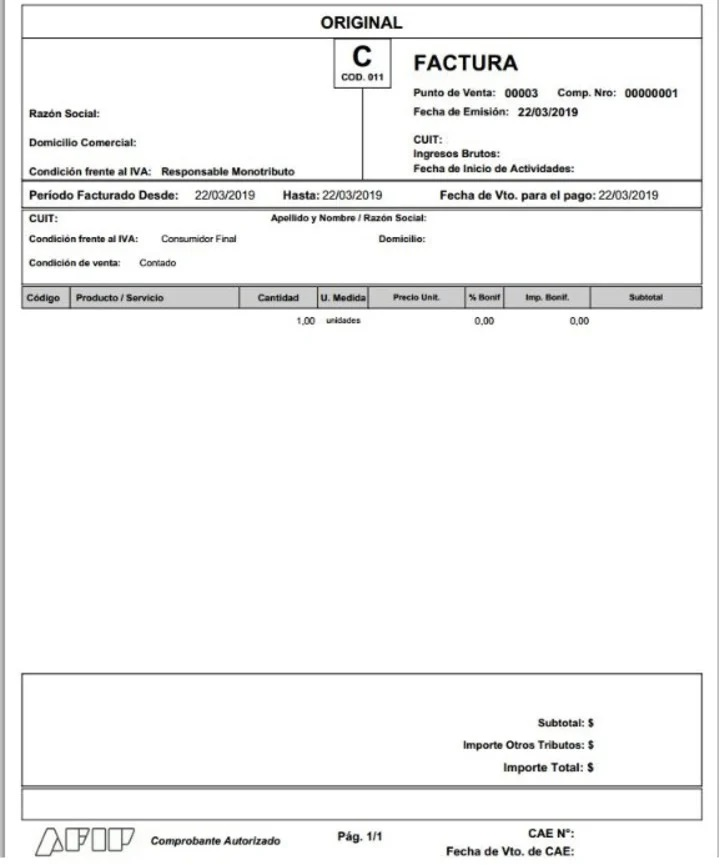
#> input picture src/backend/tests/test_invoice.jpg, 720 x 865 px
$ python -i universal_image_preprocessor.py   (imports and definitions only)
#> lines starting #> are read from the running program, lines starting #| are printed output that depends on the picture; after the words box and inside, x2 and y2 are one past the last pixel; in counts of white or black regions, pixels touching at a corner belong together
#!/usr/bin/env python3
"""
Preprocesador universal de imágenes para OCR
Maneja cualquier tipo de documento: facturas, DNI, recibos, etc.
"""

import cv2
import numpy as np
from PIL import Image, ImageEnhance, ImageFilter
import logging
from typing import Tuple, Optional, Dict, Any
from pathlib import Path
import json

logger = logging.getLogger(__name__)

class UniversalImagePreprocessor:
    """
    Preprocesador universal que optimiza cualquier imagen para OCR
    """

    def __init__(self):
        self.preprocessing_config = {
            'auto_rotate': True,
            'auto_contrast': True,
            'auto_denoise': True,
            'auto_skew_correction': True,
            'auto_perspective_correction': True,
            'enhance_text': True,
            'remove_background': True
        }

    def preprocess_image(self, image_path: str, document_type: str = "UNKNOWN") -> Dict[str, Any]:
        """
        Preprocesa una imagen para optimizar el OCR

        Args:
            image_path: Ruta a la imagen
            document_type: Tipo de documento (FACTURA, DNI, RECIBO, etc.)

        Returns:
            Dict con la imagen procesada y metadatos
        """
        try:
            # Cargar imagen
            original_image = self._load_image(image_path)
            if original_image is None:
                raise ValueError("No se pudo cargar la imagen")

            # Detectar tipo de documento si no se especifica
            if document_type == "UNKNOWN":
                document_type = self._detect_document_type(original_image)

            # Aplicar preprocesamiento específico según el tipo
            processed_image = self._apply_document_specific_preprocessing(original_image, document_type)

            # Aplicar preprocesamiento universal
            processed_image = self._apply_universal_preprocessing(processed_image)

            # Validar calidad de la imagen procesada
            quality_score = self._assess_image_quality(processed_image)

            return {
                'processed_image': processed_image,
                'original_image': original_image,
                'document_type': document_type,
                'quality_score': quality_score,
                'preprocessing_applied': self._get_applied_preprocessing(),
                'recommendations': self._get_quality_recommendations(quality_score)
            }

        except Exception as e:
            logger.error(f"Error preprocesando imagen {image_path}: {e}")
            raise

    def _load_image(self, image_path: str) -> Optional[np.ndarray]:
        """Carga una imagen desde archivo"""
#> called with image_path = '../tests/test_invoice.jpg'
        try:
            # Intentar con OpenCV primero
            image = cv2.imread(image_path)
#> image is the input picture: shape (865, 720, 3); mean B, G, R 243.5, 243.7, 243.6
            if image is not None:
                return image

            # Si falla, intentar con PIL y convertir
            pil_image = Image.open(image_path)
            if pil_image.mode != 'RGB':
                pil_image = pil_image.convert('RGB')

            # Convertir PIL a OpenCV
            image = cv2.cvtColor(np.array(pil_image), cv2.COLOR_RGB2BGR)
            return image

        except Exception as e:
            logger.error(f"Error cargando imagen {image_path}: {e}")
            return None

    def _detect_document_type(self, image: np.ndarray) -> str:
        """
        Detecta el tipo de documento basado en características visuales
        """
        try:
            # Convertir a escala de grises para análisis
            gray = cv2.cvtColor(image, cv2.COLOR_BGR2GRAY)

            # Detectar características específicas
            features = self._extract_document_features(gray)

            # Clasificar basado en características
            if features['has_barcode'] and features['aspect_ratio'] > 1.5:
                return "DNI"
            elif features['has_table_structure'] and features['text_density'] > 0.3:
                return "FACTURA"
            elif features['has_logo'] and features['text_density'] > 0.2:
                return "RECIBO"
            elif features['aspect_ratio'] < 1.2 and features['text_density'] > 0.4:
                return "TARJETA"
            else:
                return "DOCUMENTO_GENERAL"

        except Exception as e:
            logger.warning(f"Error detectando tipo de documento: {e}")
            return "DOCUMENTO_GENERAL"

    def _extract_document_features(self, gray_image: np.ndarray) -> Dict[str, Any]:
        """Extrae características del documento para clasificación"""
        features = {
            'aspect_ratio': gray_image.shape[1] / gray_image.shape[0],
            'text_density': 0.0,
            'has_barcode': False,
            'has_table_structure': False,
            'has_logo': False,
            'brightness': 0.0,
            'contrast': 0.0
        }

        try:
            # Calcular densidad de texto
            edges = cv2.Canny(gray_image, 50, 150)
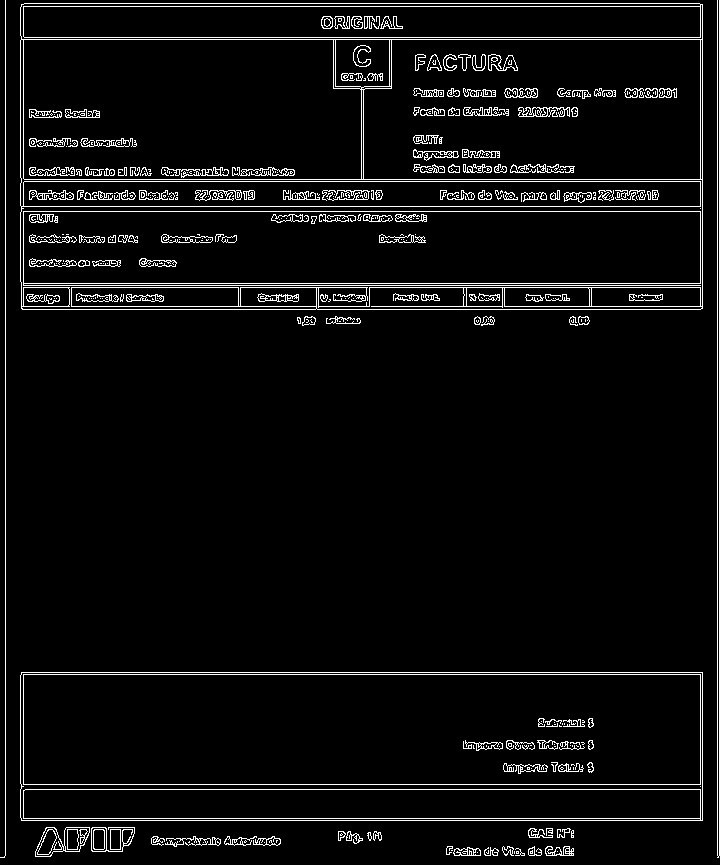
#> edges: shape (865, 720); 5.1% white in thin lines or dots
            text_pixels = np.sum(edges > 0)
#> text_pixels = 31777
            total_pixels = gray_image.shape[0] * gray_image.shape[1]
            features['text_density'] = text_pixels / total_pixels

            # Detectar códigos de barras
            features['has_barcode'] = self._detect_barcode(gray_image)

            # Detectar estructura de tabla
            features['has_table_structure'] = self._detect_table_structure(gray_image)

            # Detectar logo
            features['has_logo'] = self._detect_logo(gray_image)

            # Calcular brillo y contraste
            features['brightness'] = np.mean(gray_image)
            features['contrast'] = np.std(gray_image)

        except Exception as e:
            logger.warning(f"Error extrayendo características: {e}")

        return features

    def _detect_barcode(self, gray_image: np.ndarray) -> bool:
        """Detecta si hay códigos de barras en la imagen"""
        try:
            # Detectar líneas horizontales (códigos de barras)
            horizontal_kernel = cv2.getStructuringElement(cv2.MORPH_RECT, (25, 1))
            horizontal_lines = cv2.morphologyEx(gray_image, cv2.MORPH_OPEN, horizontal_kernel)
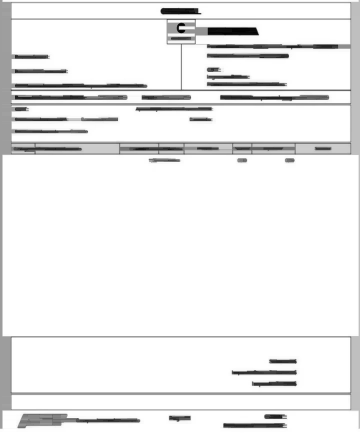
#> horizontal_lines: shape (865, 720) (shown at 1/2 size); min 0, max 255, mean 237

            # Contar líneas horizontales
            contours, _ = cv2.findContours(horizontal_lines, cv2.RETR_EXTERNAL, cv2.CHAIN_APPROX_SIMPLE)
#> contours = [[[0, 0], [0, 864], [719, 864], [719, 0]]]
            return len(contours) > 5

        except:
            return False

    def _detect_table_structure(self, gray_image: np.ndarray) -> bool:
        """Detecta si hay estructura de tabla"""
        try:
            # Detectar líneas horizontales y verticales
            horizontal_kernel = cv2.getStructuringElement(cv2.MORPH_RECT, (40, 1))
            vertical_kernel = cv2.getStructuringElement(cv2.MORPH_RECT, (1, 40))

            horizontal_lines = cv2.morphologyEx(gray_image, cv2.MORPH_OPEN, horizontal_kernel)
            vertical_lines = cv2.morphologyEx(gray_image, cv2.MORPH_OPEN, vertical_kernel)
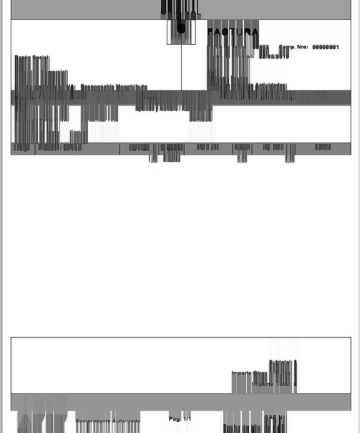
#> vertical_lines: shape (865, 720) (shown at 1/2 size); min 0, max 255, mean 220.4

            # Contar líneas
            h_contours, _ = cv2.findContours(horizontal_lines, cv2.RETR_EXTERNAL, cv2.CHAIN_APPROX_SIMPLE)
#> h_contours = [[[0, 0], [0, 864], [719, 864], [719, 0]]]
            v_contours, _ = cv2.findContours(vertical_lines, cv2.RETR_EXTERNAL, cv2.CHAIN_APPROX_SIMPLE)
#> v_contours = [[[0, 0], [0, 864], [719, 864], [719, 0]]]

            return len(h_contours) > 3 and len(v_contours) > 3

        except:
            return False

    def _detect_logo(self, gray_image: np.ndarray) -> bool:
        """Detecta si hay un logo en la imagen"""
        try:
            # Buscar regiones con alta densidad de píxeles blancos (logos típicamente)
            _, binary = cv2.threshold(gray_image, 200, 255, cv2.THRESH_BINARY)
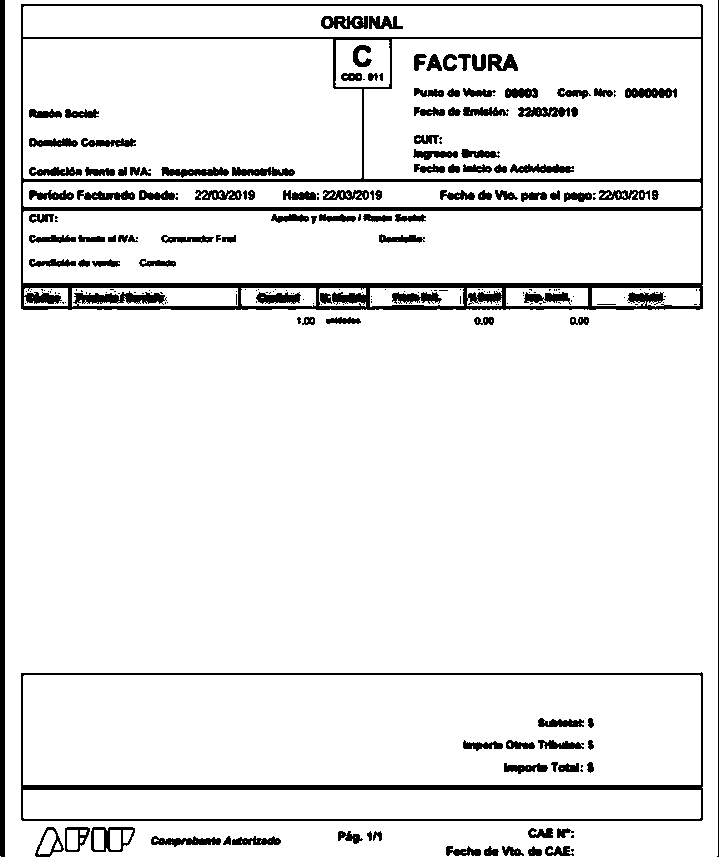
#> binary: shape (865, 720); 91.8% white; 238 black regions (119 under 20 px)
            contours, _ = cv2.findContours(binary, cv2.RETR_EXTERNAL, cv2.CHAIN_APPROX_SIMPLE)
#> contours = 1 contour; box (x1, y1, x2, y2) and area: (0, 0, 720, 865) 615218

            # Buscar contornos grandes que podrían ser logos
            for contour in contours:
                area = cv2.contourArea(contour)
                if area > 1000:  # Área mínima para considerar logo
                    return True
#> this loop made 1 pass
#> area on pass 1: 615217.5
#> in _detect_document_type, `features = self._extract_document_features(gray)`: features = {'aspect_ratio': 0.832, 'text_density': 0.051, 'has_barcode': False, 'has_table_structure': False, 'has_logo': True, 'brightness': 243.7, 'contrast': 34.4}
#> in preprocess_image, `document_type = self._detect_document_type(original_image)`: document_type = 'DOCUMENTO_GENERAL'

            return False

        except:
            return False

    def _apply_document_specific_preprocessing(self, image: np.ndarray, document_type: str) -> np.ndarray:
        """Aplica preprocesamiento específico según el tipo de documento"""
        processed = image.copy()

        if document_type == "DNI":
            # Para DNI: mejorar contraste y corregir perspectiva
            processed = self._enhance_contrast(processed, factor=1.5)
            processed = self._correct_perspective(processed)

        elif document_type == "FACTURA":
            # Para facturas: mejorar texto y estructura de tabla
            processed = self._enhance_text_clarity(processed)
            processed = self._improve_table_structure(processed)

        elif document_type == "RECIBO":
            # Para recibos: mejorar legibilidad general
            processed = self._enhance_readability(processed)

        return processed

    def _apply_universal_preprocessing(self, image: np.ndarray) -> np.ndarray:
        """Aplica preprocesamiento universal a cualquier imagen"""
        processed = image.copy()

        # 1. Corrección de rotación automática
        if self.preprocessing_config['auto_rotate']:
            processed = self._auto_rotate(processed)

        # 2. Corrección de perspectiva
        if self.preprocessing_config['auto_perspective_correction']:
            processed = self._correct_perspective(processed)

        # 3. Mejora de contraste
        if self.preprocessing_config['auto_contrast']:
            processed = self._enhance_contrast(processed)

        # 4. Reducción de ruido
        if self.preprocessing_config['auto_denoise']:
            processed = self._denoise(processed)

        # 5. Mejora de texto
        if self.preprocessing_config['enhance_text']:
            processed = self._enhance_text_clarity(processed)

        # 6. Corrección de sesgo
        if self.preprocessing_config['auto_skew_correction']:
            processed = self._correct_skew(processed)

        # 7. Remoción de fondo
        if self.preprocessing_config['remove_background']:
            processed = self._remove_background(processed)

        return processed

    def _auto_rotate(self, image: np.ndarray) -> np.ndarray:
        """Corrige automáticamente la rotación de la imagen"""
        try:
            gray = cv2.cvtColor(image, cv2.COLOR_BGR2GRAY)
            edges = cv2.Canny(gray, 50, 150, apertureSize=3)

            # Detectar líneas
            lines = cv2.HoughLines(edges, 1, np.pi/180, threshold=100)
#> lines = 422 rows, first 8: [717, 0], [5, 0], [719, 0], [39, 1.57], [672, 1.57], [820, 1.57], [206, 1.57], [6, 1.57]

            if lines is not None:
                angles = []
                for line in lines:
                    rho, theta = line[0]
                    angle = theta * 180 / np.pi
                    if -45 <= angle <= 45:
                        angles.append(angle)
#> this loop made 422 passes
#> (rho, theta, angle) on passes 1 to 3: (717, 0, 0), (5, 0, 0), (719, 0, 0)
#> after the loop, angles = [0, 0, 0, 0, 0, 0, 0, 0, 0, 1, 2, 1, 1, 1, 1, 1, 1, 1, 1, 2, 2]

                if angles:
                    # Calcular ángulo promedio
                    avg_angle = np.median(angles)
#> avg_angle = 1

                    # Rotar si el ángulo es significativo
                    if abs(avg_angle) > 1:
                        h, w = image.shape[:2]
                        center = (w // 2, h // 2)
                        rotation_matrix = cv2.getRotationMatrix2D(center, avg_angle, 1.0)
                        image = cv2.warpAffine(image, rotation_matrix, (w, h), flags=cv2.INTER_CUBIC, borderMode=cv2.BORDER_REPLICATE)

            return image

        except Exception as e:
            logger.warning(f"Error en auto-rotación: {e}")
            return image

    def _correct_perspective(self, image: np.ndarray) -> np.ndarray:
        """Corrige la perspectiva de la imagen"""
        try:
            gray = cv2.cvtColor(image, cv2.COLOR_BGR2GRAY)

            # Detectar contornos
            edges = cv2.Canny(gray, 50, 150)
            contours, _ = cv2.findContours(edges, cv2.RETR_EXTERNAL, cv2.CHAIN_APPROX_SIMPLE)
#> contours = 42 contours, 19 with area under 20; largest, box (x1, y1, x2, y2) and area: (20, 3, 703, 310) 208638, (20, 672, 703, 821) 100926, (35, 827, 90, 857) 1043, (91, 827, 135, 852) 374, (110, 829, 121, 850) 200

            # Buscar el contorno más grande (probablemente el documento)
            if contours:
                largest_contour = max(contours, key=cv2.contourArea)
#> largest_contour = contour of 30 points, box (x1, y1, x2, y2) (20, 3, 703, 310), area 208638

                # Aproximar el contorno a un rectángulo
                epsilon = 0.02 * cv2.arcLength(largest_contour, True)
#> epsilon = 39.52
                approx = cv2.approxPolyDP(largest_contour, epsilon, True)
#> approx = [[21, 4], [22, 309], [702, 308], [702, 4]]

                if len(approx) == 4:
                    # Aplicar corrección de perspectiva
                    pts1 = np.float32(approx)
#> pts1 = [[21, 4], [22, 309], [702, 308], [702, 4]]
                    h, w = image.shape[:2]
                    pts2 = np.float32([[0, 0], [w, 0], [w, h], [0, h]])

                    matrix = cv2.getPerspectiveTransform(pts1, pts2)
#> matrix = [[1.36e-17, 2.36, -9.43], [1.27, -0.00415, -26.57], [-4.82e-06, -4.8e-06, 1]]
                    image = cv2.warpPerspective(image, matrix, (w, h))
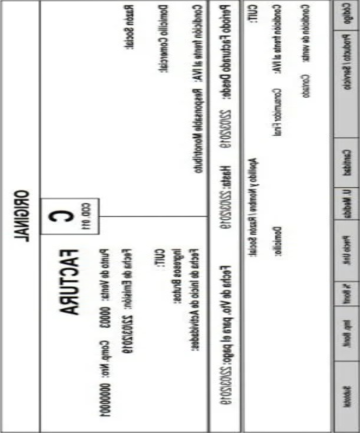
#> image: shape (865, 720, 3) (shown at 1/2 size); mean B, G, R 231.1, 231.4, 231.3

            return image

        except Exception as e:
            logger.warning(f"Error en corrección de perspectiva: {e}")
            return image

    def _enhance_contrast(self, image: np.ndarray, factor: float = 1.2) -> np.ndarray:
        """Mejora el contraste de la imagen"""
#> called with factor = 1.2
        try:
            # Convertir a LAB para mejor control del contraste
            lab = cv2.cvtColor(image, cv2.COLOR_BGR2LAB)
#> lab: shape (865, 720, 3); mean of channels 0, 1, 2 233.1, 127.9, 128.2
            l, a, b = cv2.split(lab)

            # Aplicar CLAHE (Contrast Limited Adaptive Histogram Equalization)
            clahe = cv2.createCLAHE(clipLimit=3.0, tileGridSize=(8, 8))
            l = clahe.apply(l)
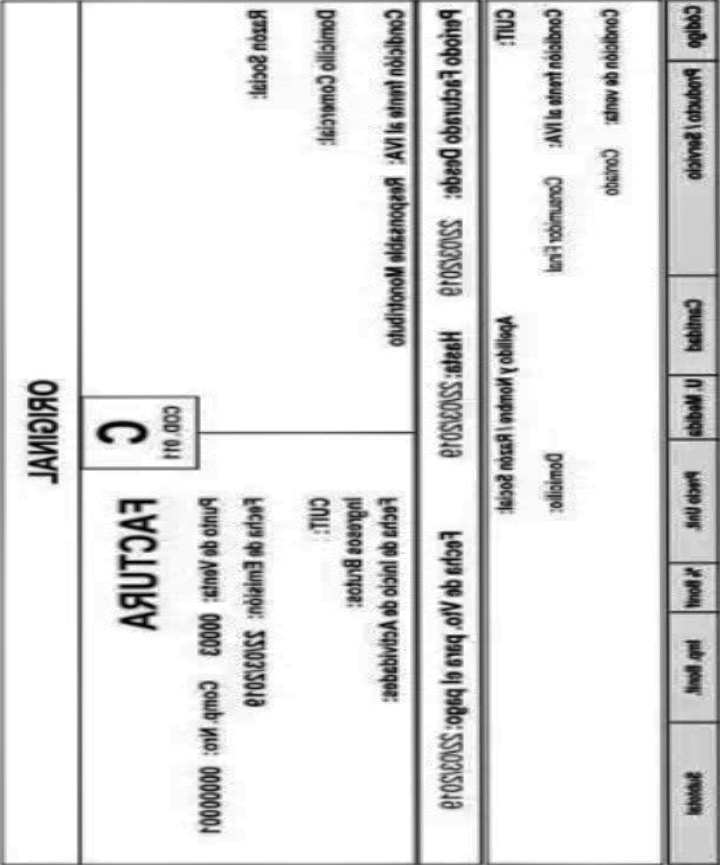
#> l: shape (865, 720); min 1, max 255, mean 225.6

            # Reconstruir imagen
            lab = cv2.merge([l, a, b])
#> lab: shape (865, 720, 3); mean of channels 0, 1, 2 225.6, 127.9, 128.2
            image = cv2.cvtColor(lab, cv2.COLOR_LAB2BGR)
#> (the rest of the program and of its run is left out)
